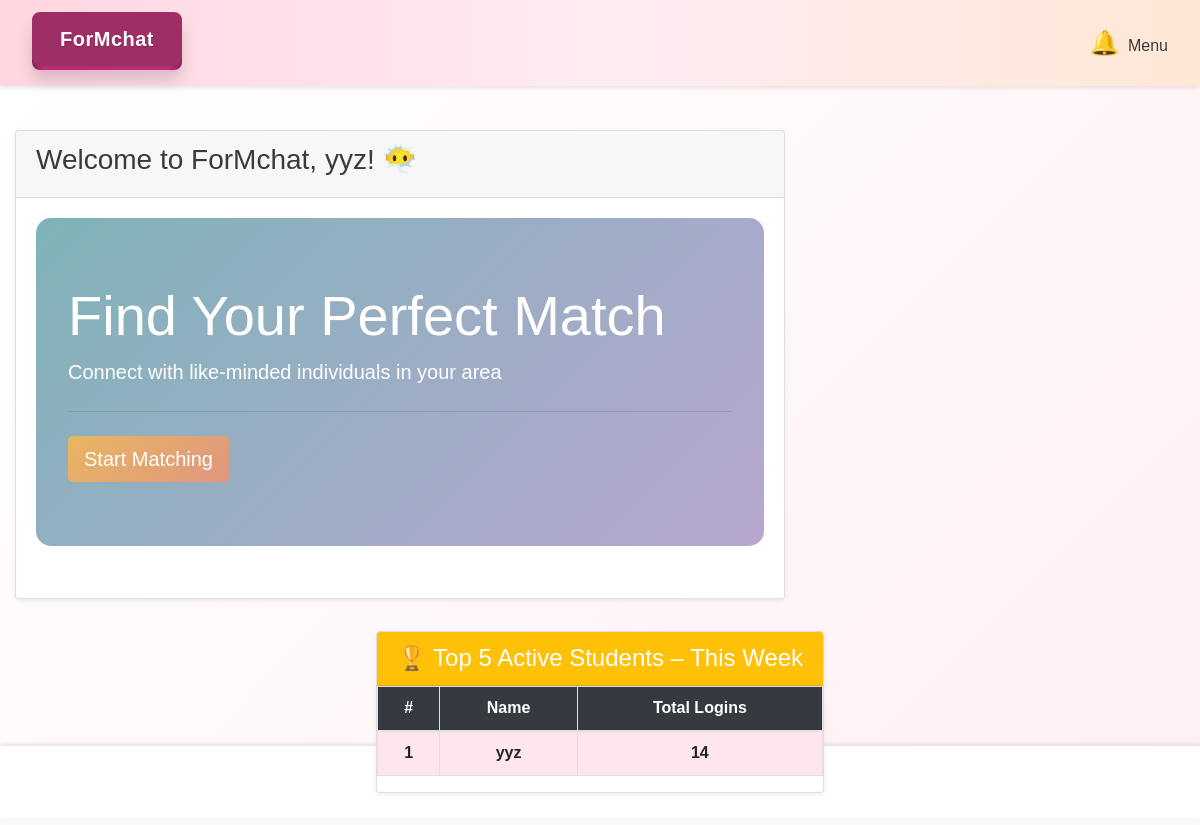
/mainpage (signed in), run on an earlier commit of the app's database.
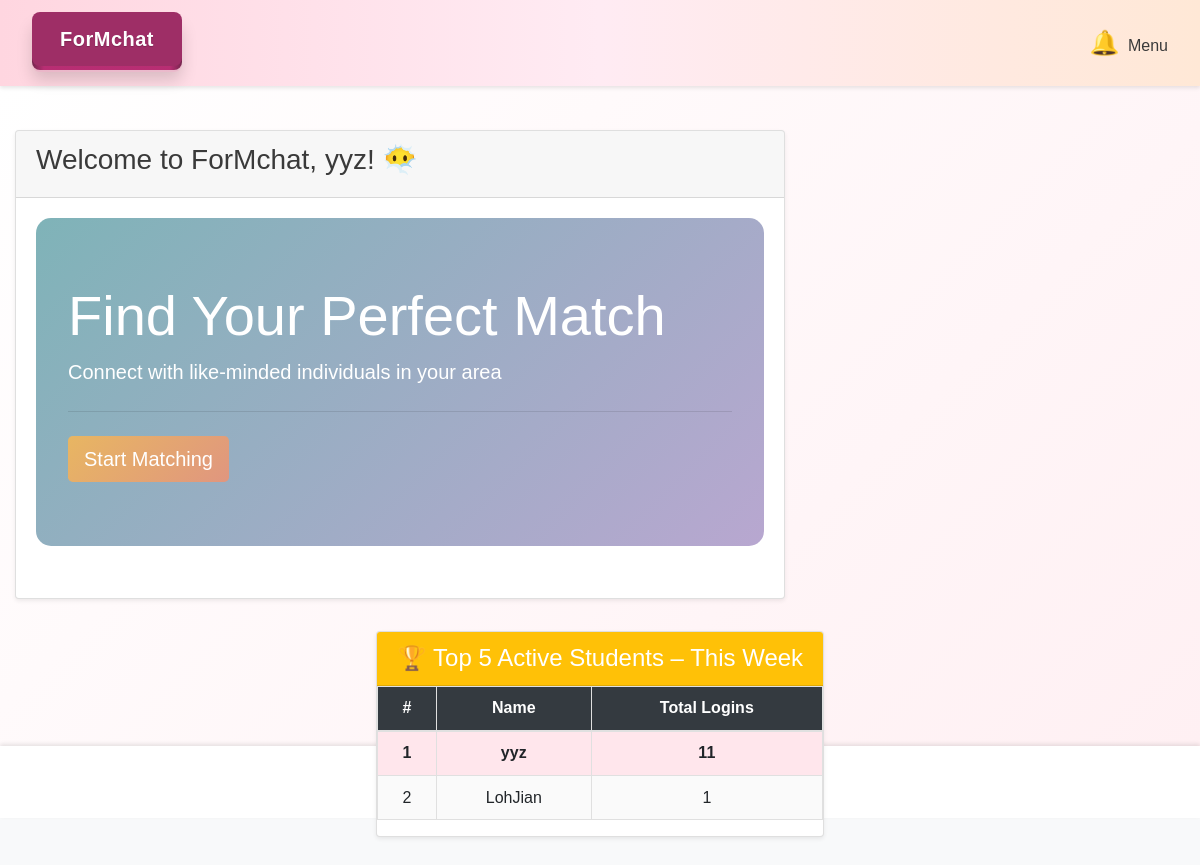
And on a later commit of the database.
### app.py (models this page shows)
class User(db.Model):
    __tablename__ = 'user'
    id = db.Column(db.Integer, primary_key=True)
    username = db.Column(db.String(100), nullable=False)
    email = db.Column(db.String(120), unique=True, nullable=False)
    password = db.Column(db.String(200), nullable=False)
    is_verified = db.Column(db.Boolean, default=False)
    verification_status = db.Column(db.String(100), default="Pending Approval")
    age = db.Column(db.Integer)
    race = db.Column(db.String(50))
    faculty = db.Column(db.String(50))
    sex = db.Column(db.String(10))
    bio = db.Column(db.Text)
    location = db.Column(db.String(100))
    avatar = db.Column(db.String(200), default=app.config['DEFAULT_AVATAR_PATH'])
    likes_received = db.relationship("Like", foreign_keys="Like.target_user_id", backref="target_user")
    loves_received = db.relationship("Love", foreign_keys="Love.target_user_id", backref="target_user")
    sent_messages = db.relationship('Message', foreign_keys='Message.sender_id', backref='sender')
    received_messages = db.relationship('Message', foreign_keys='Message.receiver_id', backref='receiver')
    last_login = db.Column(db.DateTime, default=datetime.utcnow)
    login_count = db.Column(db.Integer, default=0)

### app.py (the view)
@app.route('/mainpage')
def mainpage():
    if 'user_id' not in session:
        return redirect(url_for('login'))
    user = User.query.get(session['user_id'])
    if not user:
        flash('User not found')
        return redirect(url_for('login'))
    one_week_ago = datetime.utcnow() - timedelta(days=7)
    top_users = User.query.filter(User.last_login >= one_week_ago)\
                          .order_by(User.login_count.desc())\
                          .limit(5).all()
    return render_template('mainpage.html', user=user, users=top_users)

### app.py (called while the page is built)
@app.before_request
def before_request():
    if 'session_id' not in session:
        session['session_id'] = secrets.token_hex(16)

def generate_csrf_token():
    if 'csrf_token' not in session:
        session['csrf_token'] = secrets.token_hex(16)
    return session['csrf_token']

@app.context_processor
def inject_user_and_notifications():
    user = None
    unread_count = 0
    if 'user_id' in session:
        user_id = session['user_id']
        user = User.query.get(user_id)
        unread_count = Notification.query.filter_by(user_id=user_id, is_read=False).count()
    return dict(user=user, unread_count=unread_count)

### frontend/templates/mainpage.html (shortened to what this page needs)
{% extends "base.html" %}
{% block content %}
<head>
    <link rel="stylesheet" href="https://stackpath.bootstrapcdn.com/bootstrap/4.5.2/css/bootstrap.min.css">
    <link rel="stylesheet" href="{{ url_for('static', filename='css/style.css') }}">
</head>
<body>
    <div class="body-color">
        <div class="container-fluid mt-4">
            <div class="row">
                <div class="col-md-8">
                    <div class="card">
                        <div class="card-header">
                            <h3>Welcome to ForMchat, {{ user.username }}! 😶‍🌫️</h3>
                        </div>
                        <div class="card-body">
                            <div class="jumbotron">
                                <h1 class="display-4">Find Your Perfect Match</h1>
                                <p class="lead">Connect with like-minded individuals in your area</p>
                                <hr class="my-4">
                                <a class="btn start-matching-btn btn-lg" role="button" onclick="window.location.href='/matches'">Start Matching</a>
                            </div>
                        </div>
                    </div>
                </div>
                <section class="top-active box card">
                    <div class="card-header bg-warning text-white">
                        <h4 class="mb-0">🏆 Top 5 Active Students – This Week</h4>
                    </div>
                    <div class="card-body p-0">
                        <table class="leaderboard table">
                            <thead class="thead-dark">
                                <tr>
                                    <th scope="col">#</th>
                                    <th scope="col">Name</th>
                                    <th scope="col">Total Logins</th>
                                </tr>
                            </thead>
                            <tbody>
                                {% for user in users %}
                                <tr>
                                    <td>{{ loop.index }}</td>
                                    <td>{{ user.username }}</td>
                                    <td>{{ user.login_count }}</td>
                                </tr>
                                {% endfor %}
                            </tbody>
                        </table>
                    </div>
                </section>
            </div>
        </div>
    </div>
</body>
{% endblock %}

What changed in the data, as far as the page shows it:
changed User "yyz": login_count "14" → "11"
added User: username "LohJian", login_count "1"
